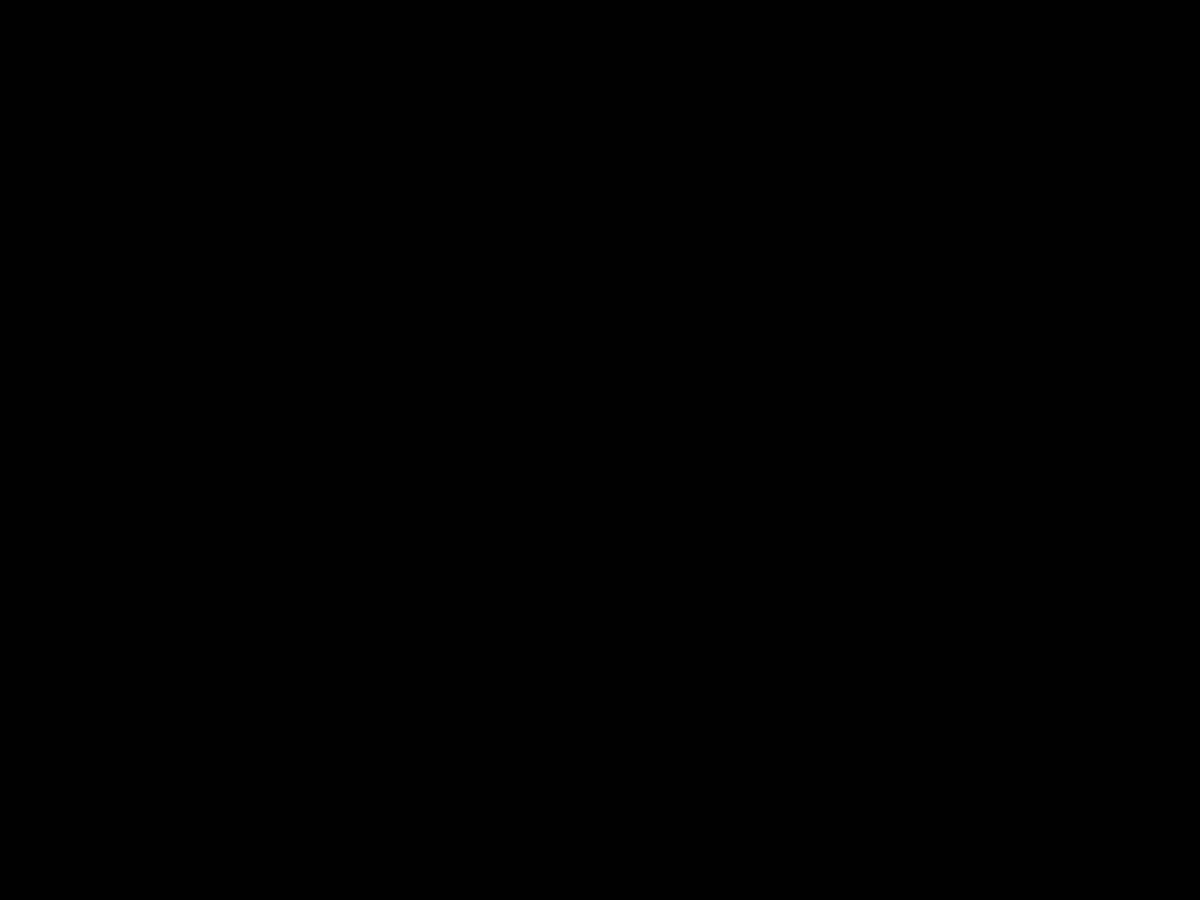
Frame 1 (no input)
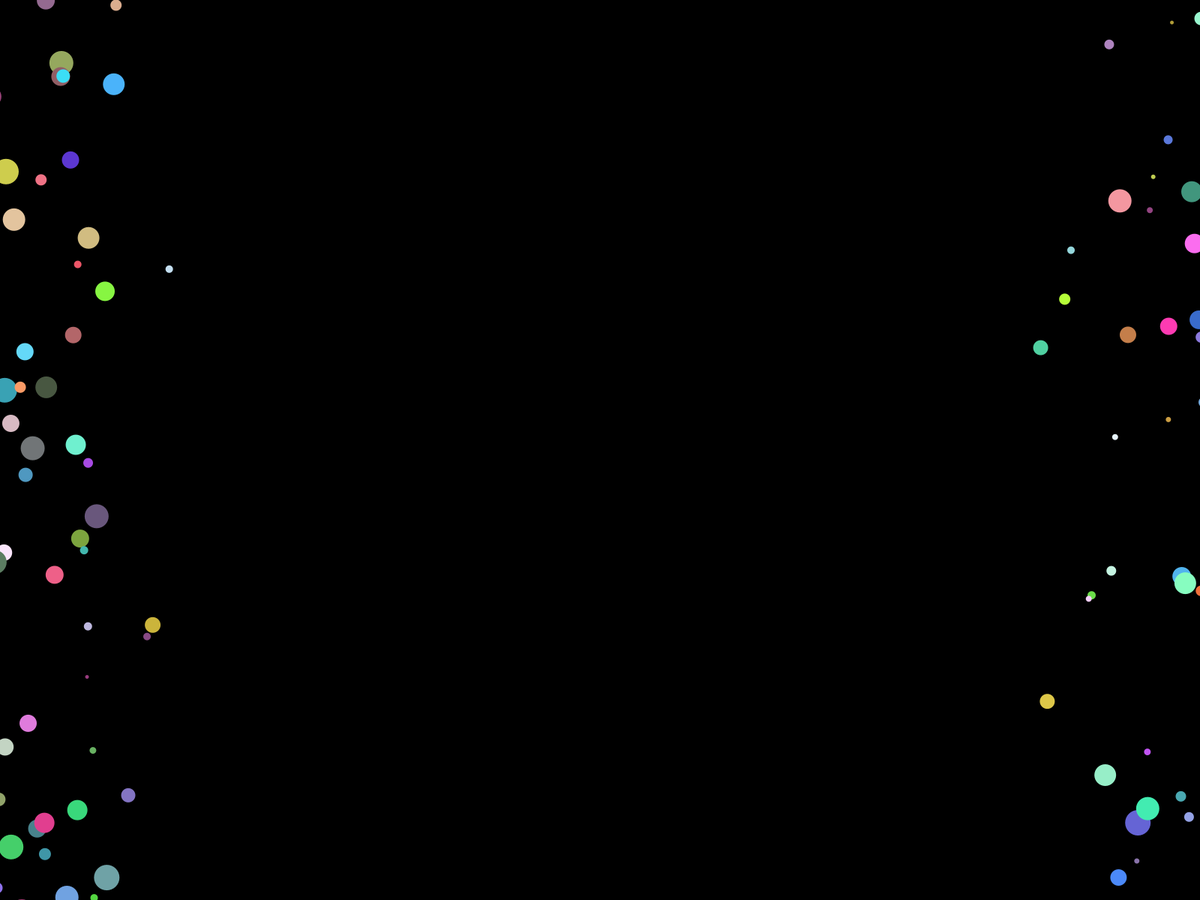
Frame 60 (the mouse pressed at the canvas centre just before this capture)
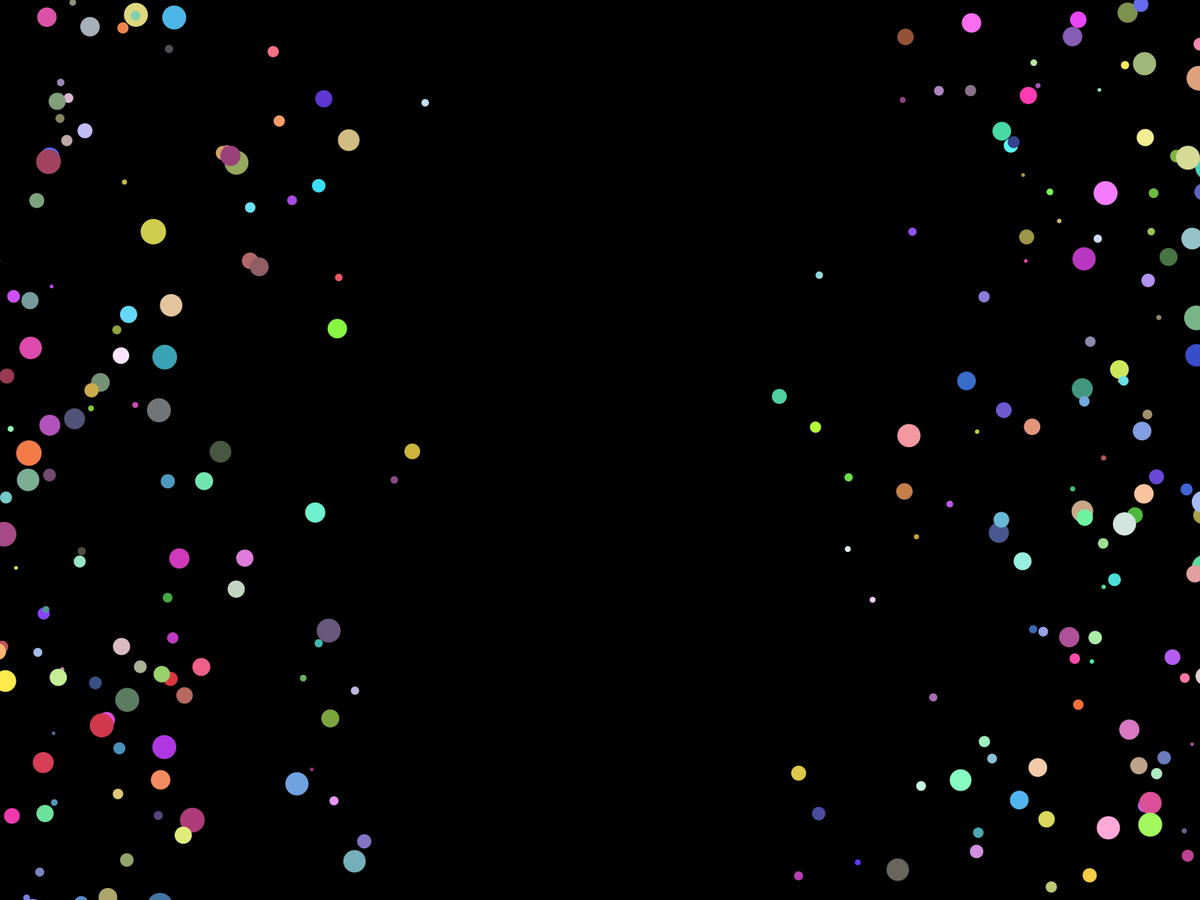
Frame 120 (the mouse held since frame 60 and released just before this capture)

The Processing sketch that drew these frames (run headless with seeded random() and noise(); from frame 60 on, the mouse is pressed at the canvas centre):

// Processing sketch: SpreadingCircles
// ── SpreadingCircles.pde
class Bubble
{
  public
    Bubble(int dim_, int R_, int G_, int B_)
    { 
      this.dim = dim_;
      this.R = R_;
      this.G = G_;
      this.B = B_;
    };
    void drawBubble(float x_, float y_)
    {
      noStroke();
      fill(this.R, this.G, this.B);
      ellipse(x_, y_, this.dim, this.dim);
    }
  private
    int dim;
    int R, G, B;
}

class data
{
  float x_pos;
  float y_pos;
  float x_acc;
  float y_acc;
}

int bubblecount = 2000;
Bubble[] list = new Bubble[bubblecount];
data[] control = new data[bubblecount];

void generateRandomData(int i_)
{
  control[i_] = new data();
  do
  control[i_].x_pos = random(width + 2*height) - height;
  while(control[i_].x_pos > -90 && control[i_].x_pos < width+90);
  do
  control[i_].y_pos = random(height + 2*width) - width;
  while(control[i_].x_pos > -90 && control[i_].x_pos < width+90);
  control[i_].x_acc = random(height/100) - height/200;
  control[i_].y_acc = random(height/100) - height/200;
  int a = floor(random(30))+5;
  int R = floor(random(200)+55);
  int G = floor(random(200)+55);
  int B = floor(random(200)+55);
  list[i_] = new Bubble(a, R, G, B);    
}

void setup()
{
  fullScreen();
  background(0);
  //size(640,480);
  for (int i=0; i<bubblecount; i++) generateRandomData(i);   
}

void draw()
{
  background(0);
  for (int i=0; i<bubblecount; i++)
  {
    list[i].drawBubble(control[i].x_pos+=control[i].x_acc, 
                       control[i].y_pos+=control[i].y_acc);
    if (control[i].y_pos < -90 && control[i].y_acc < 0) generateRandomData(i);
    else if (control[i].y_pos > height+90 && control[i].y_acc > 0) generateRandomData(i);
    else if (control[i].x_pos < -90 && control[i].x_acc < 0) generateRandomData(i);
    else if (control[i].x_pos > width+90 && control[i].x_acc > 0) generateRandomData(i);
  }
}
